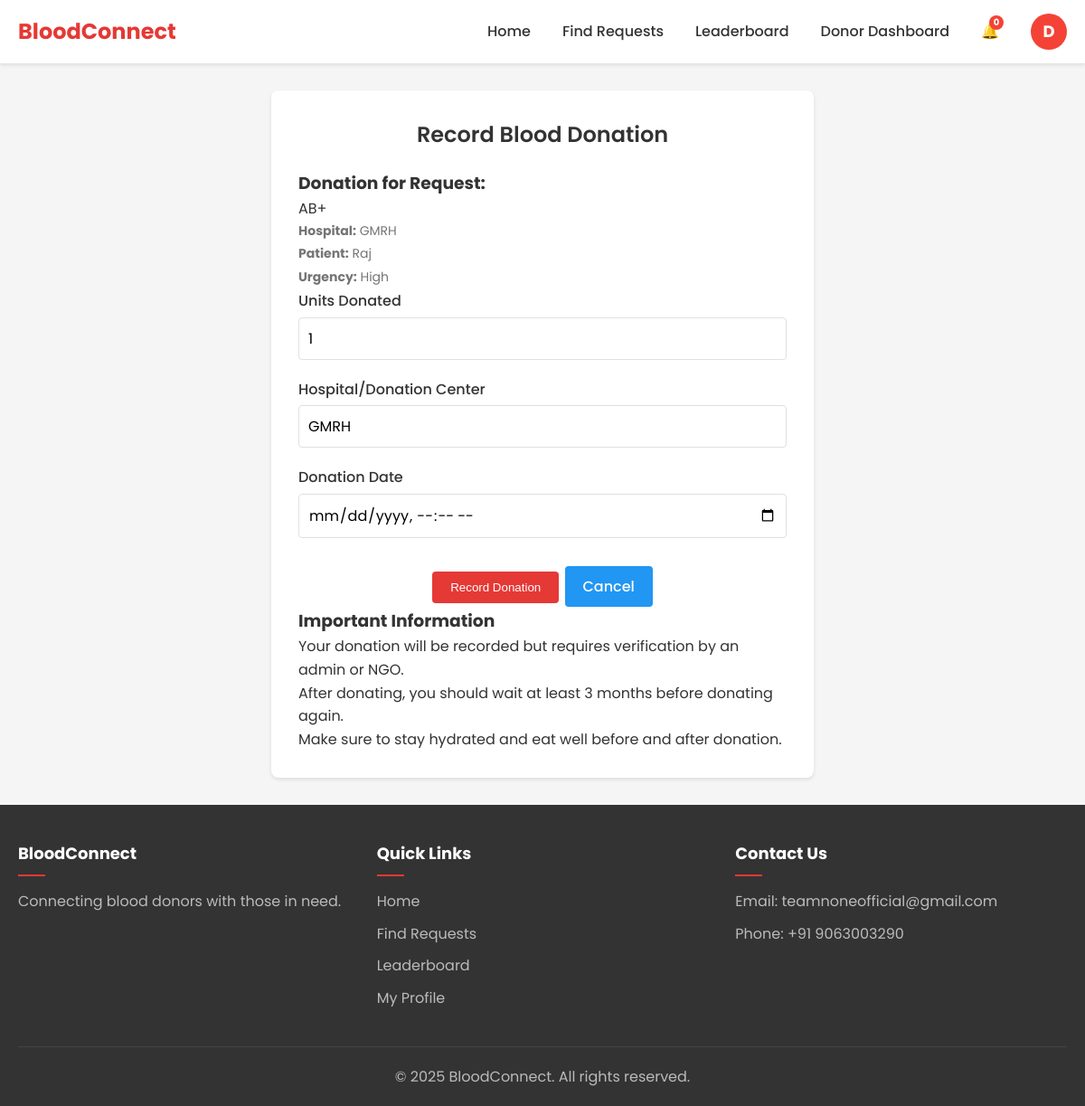
The app's page /donations/record/5/ (signed in) with its own data.
### accounts/models.py (models this page shows, shortened)
class User(AbstractUser):
    USER_TYPES = (
        ('regular', 'Regular User'),
        ('donor', 'Blood Donor'),
        ('admin', 'Administrator'),
        ('ngo', 'NGO'),
    )
    user_type = models.CharField(max_length=10, choices=USER_TYPES, default='regular')
    phone_number = models.CharField(max_length=15, blank=True)
    address = models.TextField(blank=True)
    profile_picture = models.ImageField(upload_to='profile_pics/', blank=True, null=True)

class BloodGroup(models.Model):
    name = models.CharField(max_length=5)  # A+, B-, O+, etc.
    def __str__(self):
        return self.name

### blood_requests/models.py (models this page shows, shortened)
class BloodRequest(models.Model):
    STATUS_CHOICES = (
        ('pending', 'Pending'),
        ('fulfilled', 'Fulfilled'),
        ('expired', 'Expired'),
        ('cancelled', 'Cancelled'),
    )
    URGENCY_CHOICES = (
        ('low', 'Low'),
        ('medium', 'Medium'),
        ('high', 'High'),
        ('critical', 'Critical'),
    )
    requester = models.ForeignKey(User, on_delete=models.CASCADE, related_name='blood_requests')
    blood_group = models.ForeignKey(BloodGroup, on_delete=models.CASCADE)
    units_needed = models.PositiveIntegerField(default=1)
    hospital_name = models.CharField(max_length=255)
    hospital_address = models.TextField()
    patient_name = models.CharField(max_length=255)
    patient_age = models.PositiveIntegerField()
    reason = models.TextField()
    urgency = models.CharField(max_length=10, choices=URGENCY_CHOICES, default='medium')
    status = models.CharField(max_length=10, choices=STATUS_CHOICES, default='pending')
    created_at = models.DateTimeField(auto_now_add=True)
    needed_by = models.DateTimeField()

### donations/views.py (the view)
# urls.py: path('record/', views.record_donation, name='record_donation'),
@login_required
def record_donation(request, request_id=None):
    if request.user.user_type != 'donor':
        messages.error(request, 'Only donors can record donations.')
        return redirect('home')
    blood_request = None
    if request_id:
        blood_request = get_object_or_404(BloodRequest, id=request_id)
    if request.method == 'POST':
        form = DonationForm(request.POST)
        if form.is_valid():
            donation = form.save(commit=False)
            donation.donor = request.user
            if blood_request:
                donation.blood_request = blood_request
            donation.save()
            try:
                donor_profile = request.user.donor_profile
                donor_profile.last_donation_date = timezone.now().date()
                donor_profile.total_donations += 1
                donor_profile.save()
            except DonorProfile.DoesNotExist:
                pass
            check_and_award_badges(request.user)
            if blood_request:
                create_notification(
                    recipient=blood_request.requester,
                    notification_type='donation',
                    title='Someone donated for your request!',
                    message=f'{request.user.username} has donated blood for your request.',
                    related_request=blood_request,
                    related_donation=donation
                )
            messages.success(request, 'Donation recorded successfully! Thank you for your contribution.')
            return redirect('donor_dashboard')
    else:
        initial_data = {}
        if blood_request:
            initial_data = {
                'units': 1,
                'hospital': blood_request.hospital_name,
            }
        form = DonationForm(initial=initial_data)
    context = {
        'form': form,
        'blood_request': blood_request,
    }
    return render(request, 'donations/record_donation.html', context)

### donations/forms.py
class DonationForm(forms.ModelForm):
    class Meta:
        model = Donation
        fields = ['units', 'hospital', 'donation_date']
        widgets = {
            'donation_date': forms.DateTimeInput(attrs={'type': 'datetime-local'}),
        }

### templates/donations/record_donation.html (shortened to what this page needs)
{% extends 'base.html' %}
{% block content %}
<div class="form-container">
    <h2 class="form-title">Record Blood Donation</h2>
    {% if blood_request %}
        <div class="request-summary">
            <h3>Donation for Request:</h3>
            <div class="request-info">
                <div class="blood-group">{{ blood_request.blood_group }}</div>
                <div class="request-details">
                    <p><strong>Hospital:</strong> {{ blood_request.hospital_name }}</p>
                    <p><strong>Patient:</strong> {{ blood_request.patient_name }}</p>
                    <p><strong>Urgency:</strong> {{ blood_request.get_urgency_display }}</p>
                </div>
            </div>
        </div>
    {% endif %}
    <form method="post">
        <div class="form-group">
            <label for="id_units" class="form-label">Units Donated</label>
            <input type="number" name="units" id="id_units" class="form-control" value="1" min="1" required>
        </div>
        <div class="form-group">
            <label for="id_hospital" class="form-label">Hospital/Donation Center</label>
            <input type="text" name="hospital" id="id_hospital" class="form-control" value="{{ form.hospital.value|default:'' }}" required>
        </div>
        <div class="form-group">
            <label for="id_donation_date" class="form-label">Donation Date</label>
            <input type="datetime-local" name="donation_date" id="id_donation_date" class="form-control" required>
        </div>
        <div class="form-actions">
            <button type="submit" class="btn-primary">Record Donation</button>
            <a href="{% if blood_request %}{% url 'view_request' blood_request.id %}{% else %}{% url 'donor_dashboard' %}{% endif %}" class="btn-secondary">Cancel</a>
        </div>
    </form>
    <div class="form-info">
        <h3>Important Information</h3>
        <ul>
            <li>Your donation will be recorded but requires verification by an admin or NGO.</li>
            <li>After donating, you should wait at least 3 months before donating again.</li>
            <li>Make sure to stay hydrated and eat well before and after donation.</li>
        </ul>
    </div>
</div>
{% endblock %}

### templates/base.html (shortened to what this page needs)
<!DOCTYPE html>
<html lang="en">
<head>
    <link rel="stylesheet" href="/static/css/styles.css">
</head>
<body>
    <header class="main-header">
        <div class="container">
            <div class="logo">
                <a href="{% url 'home' %}">
                    <h1>BloodConnect</h1>
                </a>
            </div>
            <nav class="main-nav">
                <ul>
                    <li><a href="{% url 'home' %}">Home</a></li>
                    <li><a href="{% url 'search_requests' %}">Find Requests</a></li>
                    <li><a href="{% url 'leaderboard' %}">Leaderboard</a></li>
                    {% if user.is_authenticated %}
                        {% if user.user_type == 'donor' %}
                            <li><a href="{% url 'donor_dashboard' %}">Donor Dashboard</a></li>
                        {% endif %}
                        <li class="notification-icon">
                            <a href="{% url 'notifications' %}">
                                <span class="icon">🔔</span>
                                <span class="notification-count" id="notification-count">0</span>
                            </a>
                        </li>
                        <li class="dropdown">
                            <div class="user-avatar" id="userDropdown">
                                {{ user.username|first }}
                            </div>
                        </li>
                    {% else %}
                        <li><a href="{% url 'login' %}">Login</a></li>
                        <li><a style="color: white;" href="{% url 'register' %}" class="btn-primary">Register</a></li>
                    {% endif %}
                </ul>
            </nav>
        </div>
    </header>
    <main class="main-content">
        <div class="container">
            {% block content %}{% endblock %}
        </div>
    </main>
    <footer class="main-footer">
        <div class="container">
            <div class="footer-content">
                <div class="footer-section">
                    <h3>BloodConnect</h3>
                    <p>Connecting blood donors with those in need.</p>
                </div>
                <div class="footer-section">
                    <h3>Quick Links</h3>
                    <ul>
                        <li><a href="{% url 'home' %}">Home</a></li>
                        <li><a href="{% url 'search_requests' %}">Find Requests</a></li>
                        <li><a href="{% url 'leaderboard' %}">Leaderboard</a></li>
                        {% if user.is_authenticated %}
                            <li><a href="{% url 'user_profile' user.username%}">My Profile</a></li>
                        {% endif %}
                    </ul>
                </div>
                <div class="footer-section">
                    <h3>Contact Us</h3>
                    <p>Email: teamnoneofficial@gmail.com</p>
                    <p>Phone: +91 9063003290</p>
                </div>
            </div>
            <div class="footer-bottom">
                <p>&copy; {% now "Y" %} BloodConnect. All rights reserved.</p>
            </div>
        </div>
    </footer>
</body>
</html>

### static/css/styles.css (style rules this page uses)
:root { --primary-color: #e53935; --primary-dark: #c62828; --primary-light: #ef5350; --secondary-color: #2196f3; --secondary-dark: #1976d2; --secondary-light: #64b5f6; --text-color: #333333; --text-light: #757575; --background-color: #f5f5f5; --card-color: #ffffff; --border-color: #e0e0e0; --success-color: #4caf50; --warning-color: #ff9800; --danger-color: #f44336; --info-color: #2196f3; }
* { margin: 0; padding: 0; box-sizing: border-box; }
body { font-family: 'Poppins', sans-serif; line-height: 1.6; color: var(--text-color); background-color: var(--background-color); }
.container { width: 100%; max-width: 1200px; margin: 0 auto; padding: 0 20px; }
a { text-decoration: none; color: var(--primary-color); transition: color 0.3s ease; }
ul { list-style: none; }
.btn-primary, .btn-secondary, .btn-text { display: inline-block; padding: 10px 20px; border-radius: 4px; font-weight: 500; text-align: center; cursor: pointer; transition: all 0.3s ease; margin:1px; }
.btn-primary { background-color: var(--primary-color); color: white; border: none; }
.btn-secondary { background-color: var(--secondary-color); color: white; border: none; }
.main-header { background-color: var(--card-color); box-shadow: 0 2px 4px rgba(0, 0, 0, 0.1); position: sticky; top: 0; z-index: 100; }
.main-header .container { display: flex; justify-content: space-between; align-items: center; padding: 15px 20px; }
.logo h1 { font-size: 24px; font-weight: 700; color: var(--primary-color); }
.main-nav ul { display: flex; align-items: center; }
.main-nav li { margin-left: 20px; }
.main-nav a { color: var(--text-color); font-weight: 500; }
.dropdown { position: relative; }
.notification-icon { position: relative; }
.notification-count { position: absolute; top: -5px; right: -5px; background-color: var(--danger-color); color: white; font-size: 10px; font-weight: bold; width: 16px; height: 16px; border-radius: 50%; display: flex; align-items: center; justify-content: center; }
.main-content { padding: 30px 0; min-height: calc(100vh - 70px - 200px); }
.request-details p { font-size: 14px; color: var(--text-light); margin-bottom: 3px; }
.form-container { max-width: 600px; margin: 0 auto; background-color: var(--card-color); border-radius: 8px; box-shadow: 0 2px 4px rgba(0, 0, 0, 0.1); padding: 30px; }
.form-title { font-size: 24px; font-weight: 600; margin-bottom: 20px; text-align: center; }
.form-group { margin-bottom: 20px; }
.form-label { display: block; font-weight: 500; margin-bottom: 5px; }
.form-control { width: 100%; padding: 10px; border: 1px solid var(--border-color); border-radius: 4px; font-family: inherit; font-size: 16px; }
.form-actions { margin-top: 30px; text-align: center; }
.main-footer { background-color: #333; color: white; padding: 40px 0 20px; }
.footer-content { display: grid; grid-template-columns: repeat(auto-fit, minmax(200px, 1fr)); gap: 30px; margin-bottom: 30px; }
.footer-section h3 { font-size: 18px; margin-bottom: 15px; position: relative; padding-bottom: 10px; }
.footer-section h3::after { content: ''; position: absolute; bottom: 0; left: 0; width: 30px; height: 2px; background-color: var(--primary-color); }
.footer-section p { margin-bottom: 10px; color: #bbb; }
.footer-section ul li { margin-bottom: 10px; }
.footer-section ul li a { color: #bbb; }
.footer-bottom { text-align: center; padding-top: 20px; border-top: 1px solid #444; color: #bbb; }

### templates/base.html (style rules this page uses)
.main-nav ul { display: flex; align-items: center; gap: 15px; }
.user-avatar { width: 40px; height: 40px; border-radius: 50%; background-color: #f44336; color: white; display: flex; align-items: center; justify-content: center; font-size: 18px; font-weight: bold; text-transform: uppercase; cursor: pointer; }
.dropdown { position: relative; display: inline-block; }

### records on screen
User: username|first "D"
BloodRequest: blood_group "AB+", hospital_name "GMRH", patient_name "Raj", urgency "High", hospital "GMRH"
